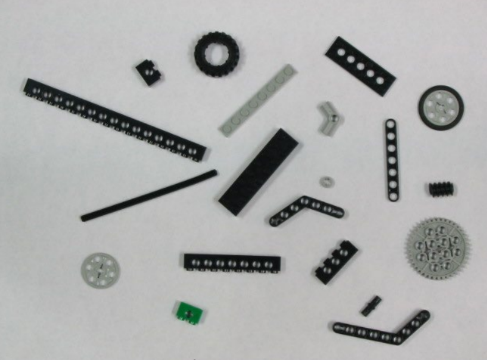
#> input picture QUIZ2/lego1.png, 487 x 360 px, found by its file name
$ jupyter execute Quiz2.ipynb
#> lines starting #> are read from the running program, lines starting #| are printed output that depends on the picture; after the words box and inside, x2 and y2 are one past the last pixel; in counts of white or black regions, pixels touching at a corner belong together
[cell 1]
# Machine Vision Quiz2
# Zhao Yaqi
# 179844

# import dependencies
from IPython.display import display, Javascript, Image
from google.colab.output import eval_js
from base64 import b64decode, b64encode
import cv2
import numpy as np
import PIL
import io
import html
import time

[cell 2]
from google.colab import drive
drive.mount('/content/gdrive')

[cell 3]
path = "/content/gdrive/MyDrive/Classroom/MachineVision/QUIZ2/"

[cell 4]
# Import the image
img_path ="/content/gdrive/MyDrive/Classroom/MachineVision/QUIZ2/lego.png"

[cell 5]
# Import libraries
import cv2
import numpy as np
import matplotlib.pyplot as plt

[cell 6]
method = [cv2.THRESH_TRIANGLE]
names = ['counting number of objects']

# Perform Thresholding
def thresh(img_path, method, index):
#> called with img_path = 'lego.png', method = 16, index = 0
    img = cv2.imread(path +'lego1.png')
#> img is the input picture: shape (360, 487, 3); mean B, G, R 172.6, 173.3, 172.3
    gray = cv2.cvtColor(img,cv2.COLOR_RGB2GRAY)
    blurred = cv2.GaussianBlur(gray, (9, 9), 2)
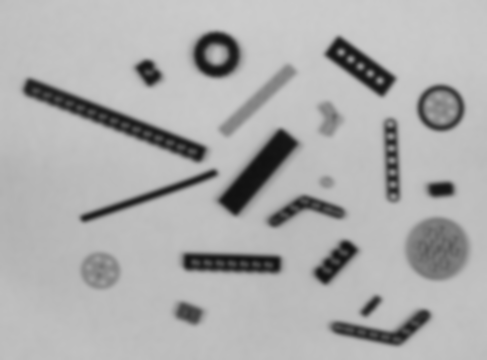
#> blurred: shape (360, 487); min 17, max 204, mean 172.9

    ret, img_masked = cv2.threshold(blurred, 0, 255, method)
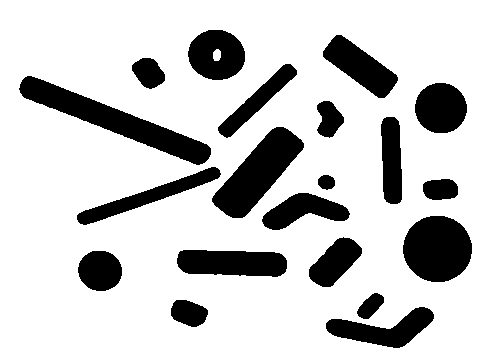
#> img_masked: shape (360, 487); 79.5% white; 20 black regions, largest, box (x1, y1, x2, y2) and area: (19, 76, 211, 165) 4501, (212, 127, 304, 218) 3795, (403, 216, 472, 282) 3593
#> ret = 176
    print(f"Threshold: {ret}")
#| Threshold: 176.0

    # Apply Canny edge detection
    canny = cv2.Canny(img_masked, 0, ret, 3 )
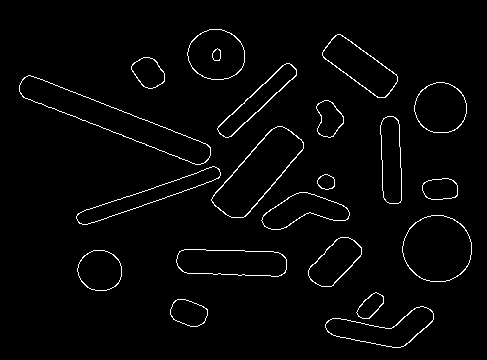
#> canny: shape (360, 487); 2.3% white in thin lines or dots, all inside (x1, y1, x2, y2) = (19, 29, 472, 348)

    # Apply dilation and closing
    dilation = cv2.dilate(canny , (2,2), iterations=2)
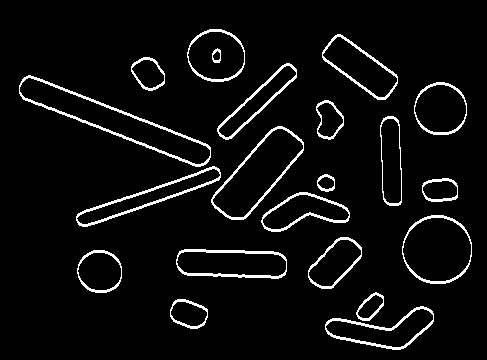
#> dilation: shape (360, 487); 5.4% white in thin lines or dots, all inside (x1, y1, x2, y2) = (19, 29, 472, 350)
    closing = cv2.morphologyEx(canny, cv2.MORPH_CLOSE,(4,4))
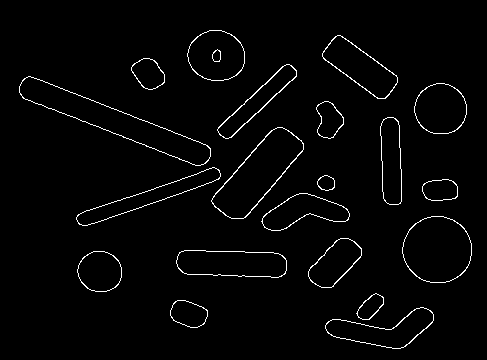
#> closing: shape (360, 487); 2.3% white in thin lines or dots, all inside (x1, y1, x2, y2) = (19, 30, 472, 349)

    # Find and draw contours
    (cnt, hierarchy) = cv2.findContours(dilation.copy(), cv2.RETR_EXTERNAL, cv2.CHAIN_APPROX_SIMPLE)
#> cnt = 20 contours; largest, box (x1, y1, x2, y2) and area: (19, 75, 211, 167) 4884, (211, 126, 304, 220) 4031, (402, 215, 472, 284) 3744, (176, 249, 287, 279) 2751, (322, 34, 398, 100) 2384
    rgb = cv2.cvtColor(img, cv2.COLOR_BGR2RGB)
    cv2.drawContours(rgb, cnt, -1, (0, 255, 0), 2)
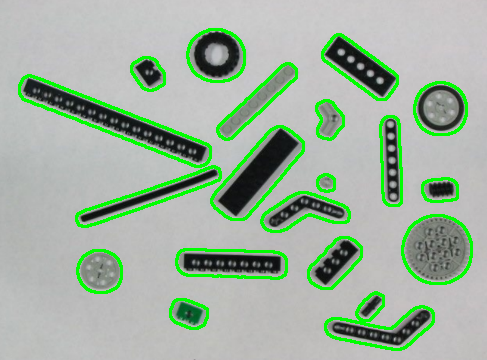
#> rgb: shape (360, 487, 3); mean R, G, B 158.6, 178.4, 158.7
    print("objects in the image using dilation= ", len(cnt))
#| objects in the image using dilation=  20

    # Count number of objects
    (cnt1, hierarchy) = cv2.findContours(closing.copy(), cv2.RETR_EXTERNAL, cv2.CHAIN_APPROX_SIMPLE)
#> cnt1 = 20 contours; largest, box (x1, y1, x2, y2) and area: (19, 76, 211, 166) 4502, (211, 127, 304, 219) 3847, (402, 216, 472, 283) 3606, (176, 250, 287, 278) 2531, (187, 30, 245, 81) 2254
    rgb1 = cv2.cvtColor(img, cv2.COLOR_BGR2RGB)
    cv2.drawContours(rgb1, cnt1, -1, (0, 255, 0), 2)
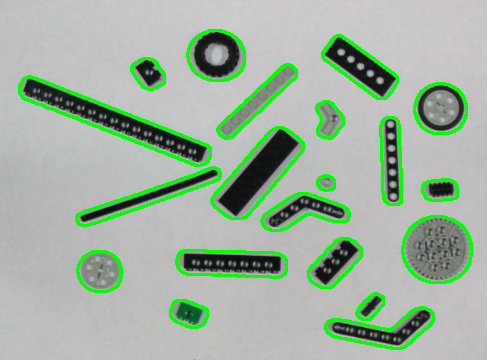
#> rgb1: shape (360, 487, 3); mean R, G, B 159.1, 178.6, 159.3
    print("objects in the image using closing = ", len(cnt1))
#| objects in the image using closing =  20
    text1= "original image"

    # Display the image
    fig, ax = plt.subplots(3, 2, figsize=(20, 15))
    fig.suptitle(names[index], fontsize=24)
    ax[0,0].imshow(cv2.cvtColor(img, cv2.COLOR_BGR2RGB)), ax[0,0].title.set_text('Original Image')
    ax[0,1].imshow(cv2.cvtColor(img_masked, cv2.COLOR_BGR2RGB)), ax[0,1].title.set_text('Triangular Thresholding  ')
    ax[1,0].imshow(dilation, cmap='gray'), ax[1,0].title.set_text('Dilation Operation')
    ax[1,1].imshow(cv2.cvtColor(rgb, cv2.COLOR_BGR2RGB)), ax[1,1].title.set_text('Contour Operation')
    ax[2,0].imshow(closing, cmap='gray'), ax[2,0].title.set_text('Closing Operation')
    ax[2,1].imshow(cv2.cvtColor(rgb1, cv2.COLOR_BGR2RGB)), ax[2,1].title.set_text('Contour Operation')


for index, method in enumerate(method):
    thresh('lego.png', method, index)
#> (the call stopped at in thresh, `fig, ax = plt.subplots(3, 2, figsize=(20, 15))`: IPython is not available in this run)

$ run again, with MV Quiz3/eye_pupil2.jpg saved as QUIZ2/lego1.png
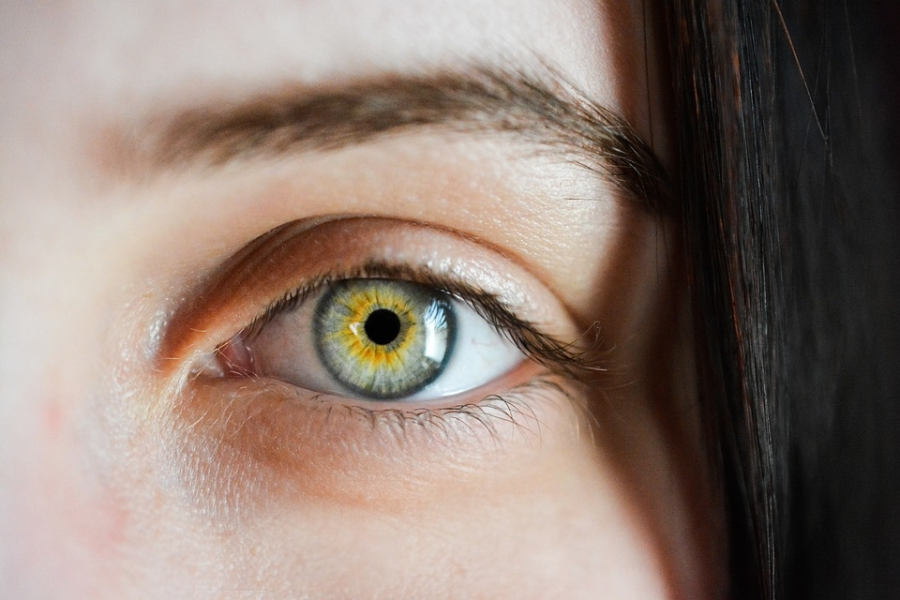
#> input picture MV Quiz3/eye_pupil2.jpg, 900 x 600 px, found by its file name
#> in thresh, img is the input picture: shape (600, 900, 3); mean B, G, R 113.6, 122.9, 139.7
#> in thresh, `ret, img_masked = cv2.threshold(blurred, 0, 255, method)`:
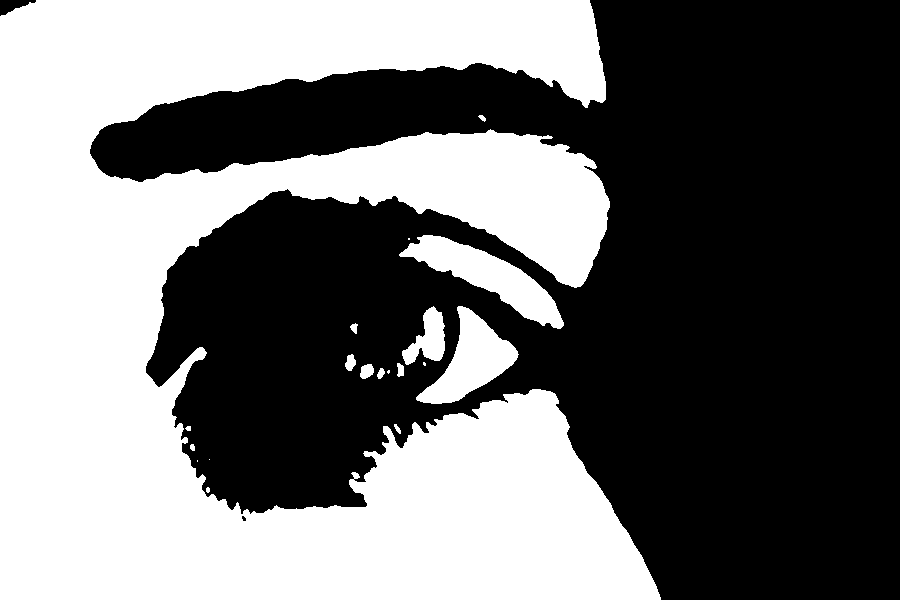
#> img_masked: shape (600, 900); 44.7% white; 19 white regions (5 under 20 px), largest, box (x1, y1, x2, y2) and area: (0, 0, 661, 600) 229819, (399, 235, 564, 329) 5291, (416, 306, 519, 404) 4378
#> ret = 165
#| Threshold: 165.0
#> canny: shape (600, 900); 0.86% white in thin lines or dots, all inside (x1, y1, x2, y2) = (0, 0, 661, 600)
#> cnt = 17 contours, 4 with area under 20; largest, box (x1, y1, x2, y2) and area: (399, 234, 564, 331) 5648, (415, 305, 519, 406) 4626, (89, 0, 610, 523) 3921, (396, 306, 445, 379) 1518, (251, 388, 661, 600) 1222
#| objects in the image using dilation=  17
#> cnt1 = 28 contours, 12 with area under 20; largest, box (x1, y1, x2, y2) and area: (399, 235, 564, 330) 5316, (415, 306, 519, 405) 4414, (401, 307, 445, 366) 1335, (145, 153, 610, 441) 204, (359, 364, 374, 380) 160
#> in thresh, `cv2.drawContours(rgb1, cnt1, -1, (0, 255, 0), 2)`:
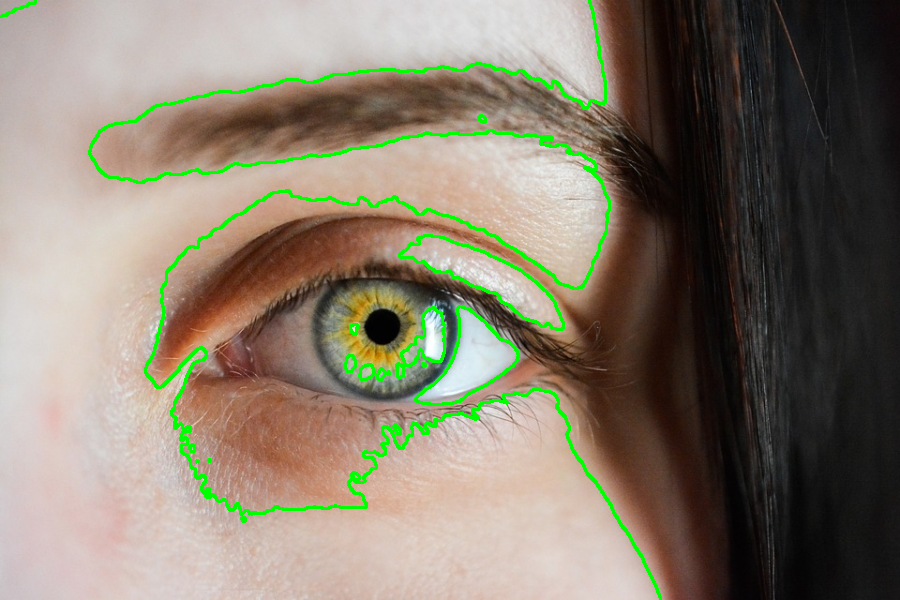
#> rgb1: shape (600, 900, 3); mean R, G, B 134.3, 125.4, 109.2
#| objects in the image using closing =  28
